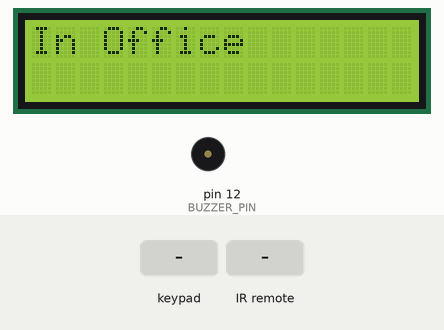
This sketch was run on a simulated Arduino Uno, built with avr-gcc and run on an emulated ATmega328P. On the bench: 16×2 character LCD, buzzer (waves = sounding). Inputs (shaded band) come from the test bench. What the sketch prints to the serial monitor is not drawn.

Above: at 2.2 s.
2.3 s: keypad keys 5 4 3 2 * pressed 0.4 s apart
At 5.3 s:
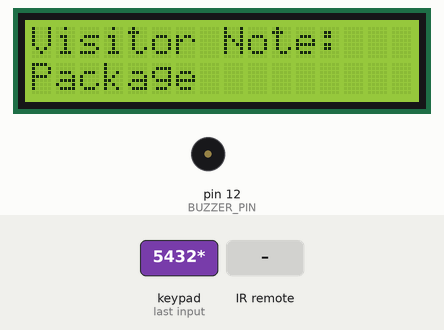
5.8 s: infrared code 0xCF30FF00 received
At 7.2 s:
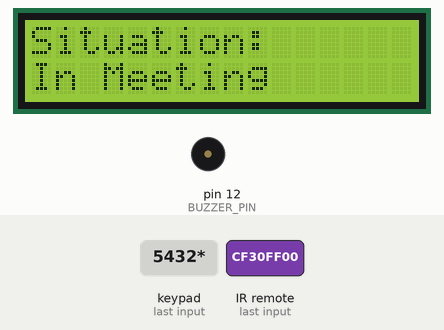
7.5 s: key 'A' pressed
At 8.7 s:
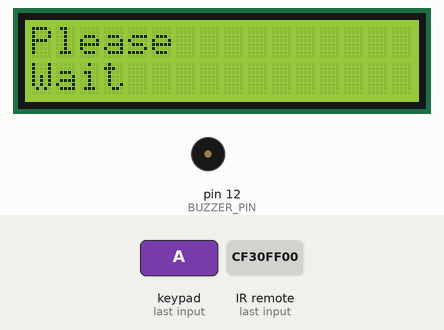
9.0 s: key '*' pressed
At 11.6 s:
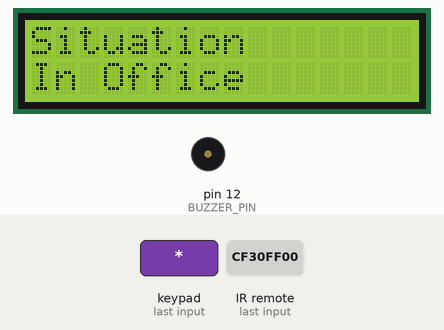
12.0 s: keypad keys 9 8 7 6 pressed 0.4 s apart
At 12.27 s:
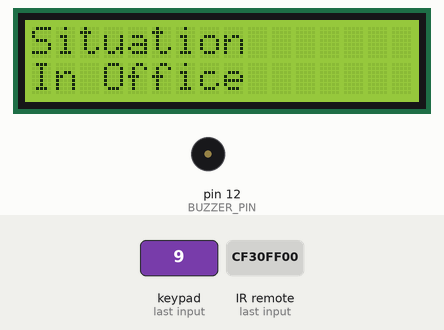
15.1 s: key '1' pressed
At 15.6 s:
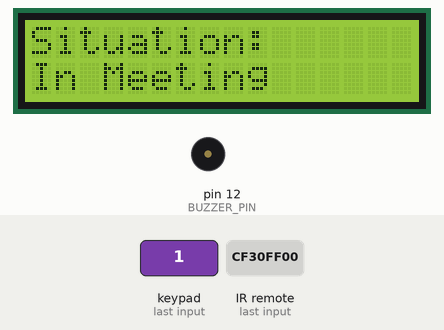
Timing chart, 0 to 17.6 s (numbered marks = the images above; inputs shaded):
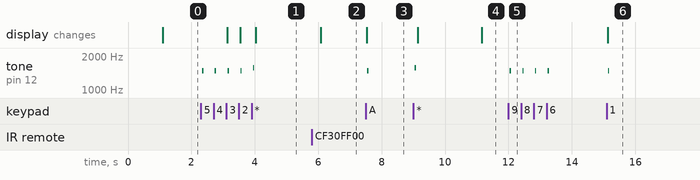

The sketch:

sketch.ino
```cpp
#include <Wire.h>
#include <LiquidCrystal_I2C.h>
#include <Keypad.h>
#include <IRremote.h>

LiquidCrystal_I2C lcd(0x27, 16, 2);
const int BUZZER_PIN = 12;

const byte SATIR = 4;
const byte SUTUN = 4;
char tuslar[SATIR][SUTUN] = {
  {'1','2','3','A'},
  {'4','5','6','B'},
  {'7','8','9','C'},
  {'*','0','#','D'}
};
byte satirPinleri[SATIR] = {9, 8, 7, 6};
byte sutunPinleri[SUTUN] = {5, 4, 3, 2};
Keypad tusTakimi = Keypad(makeKeymap(tuslar), satirPinleri, sutunPinleri, SATIR, SUTUN);

int RECV_PIN = 11;
IRrecv irrecv(RECV_PIN);
decode_results results;

void setup() {
  Serial.begin(9600);
  pinMode(BUZZER_PIN, OUTPUT);

  lcd.init();
  lcd.backlight();

  irrecv.enableIRIn();

  lcd.setCursor(0,0);
  lcd.print("System Active");

  manuelBip(1000, 200);
  delay(1000);

  lcd.clear();
  lcd.print("In Office");
}

void loop() {
  char basilantus = tusTakimi.getKey();

  if (basilantus) {
    manuelBip(1500, 50);

    if(basilantus == '1') ekraniGuncelle("Situation:", "In Meeting");
    else if(basilantus == '2') ekraniGuncelle("Situation:", "Out for dinner");
    else if(basilantus == '3') ekraniGuncelle("Situation:", "Available");
    else if(basilantus == 'A') ekraniGuncelle("Please", "Wait");
    else if(basilantus == '*') {
       manuelBip(2000, 100);
       delay(100);
       manuelBip(2000, 100);
       ekraniGuncelle("Visitor Note:", "Package");
       delay(2000);
       ekraniGuncelle("Situation", "In Office");
    }
  }


  if (irrecv.decode()) {

    Serial.print("IR Kodu: ");
    Serial.println(irrecv.decodedIRData.decodedRawData, HEX);


    if (irrecv.decodedIRData.decodedRawData != 0) {
      manuelBip(1200, 50);

      if (irrecv.decodedIRData.decodedRawData == 0xCF30FF00) ekraniGuncelle("Situation:", "In Meeting");
      if (irrecv.decodedIRData.decodedRawData == 0xE718FF00) ekraniGuncelle("Situation:", "Out for dinner");
    }
    irrecv.resume();
  }
}

void ekraniGuncelle(String s1, String s2) {
  lcd.clear();
  lcd.setCursor(0, 0);
  lcd.print(s1);
  lcd.setCursor(0, 1);
  lcd.print(s2);
}


void manuelBip(int frekans, int sure) {
  long gecikme = 1000000 / frekans / 2;
  long dongu = frekans * sure / 1000;
  for (long i = 0; i < dongu; i++) {
    digitalWrite(BUZZER_PIN, HIGH);
    delayMicroseconds(gecikme);
    digitalWrite(BUZZER_PIN, LOW);
    delayMicroseconds(gecikme);
  }
}
```

Measured:
- after the input at 2.3 s, tone on pin 12 (BUZZER_PIN): plays 1486 Hz for 0.04 s, 1486 Hz for 0.04 s, 1486 Hz for 0.04 s, 1486 Hz for 0.04 s, 1573 Hz for 0.04 s, starting after 0.05 s; the display: first changes after 0.83 s (image 1 shows a later state)
- after the input at 5.8 s, the display: changes after 0.28 s (image 2)
- after the input at 7.5 s, tone on pin 12 (BUZZER_PIN): silent → 1486 Hz after 0.05 s, → silent 0.04 s later; the display: changes at once (image 3)
- after the input at 9.0 s, tone on pin 12 (BUZZER_PIN): silent → 1573 Hz after 0.05 s, → silent 0.04 s later; the display: first changes after 0.14 s (image 4 shows a later state)
- after the input at 12.0 s, tone on pin 12 (BUZZER_PIN): alternates 1486 Hz for 0.04 s and silent for 0.36 s, 8 changes in all, then stays silent, starting after 0.05 s
- after the input at 15.1 s, tone on pin 12 (BUZZER_PIN): silent → 1486 Hz after 0.05 s, → silent 0.04 s later; the display: changes at once (image 6)
